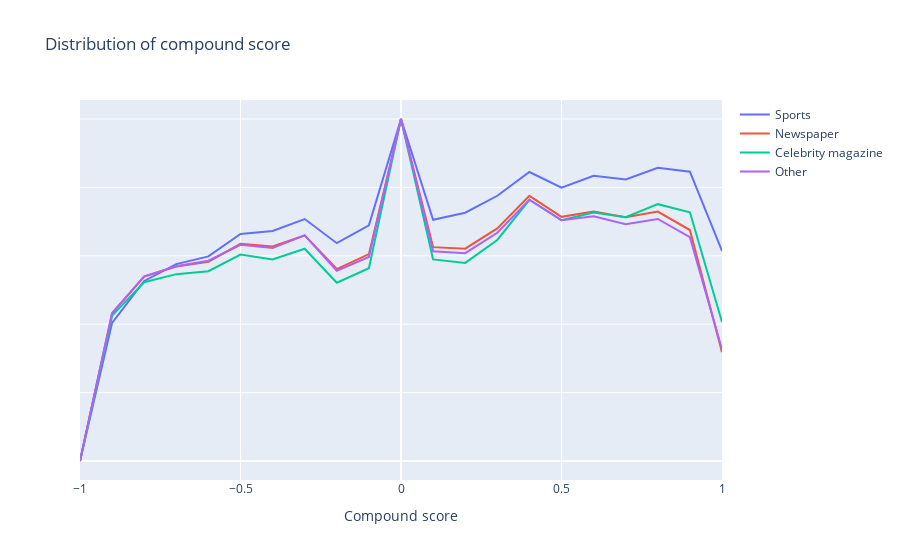

Notebook code cell kept with this figure:
### Code cell
fig = go.Figure()
text = []
for index, year in enumerate(categories):

    fig.update_layout(clickmode='event+select')
    

    
    fig.add_trace(go.Scatter(
                            x=array_dict_3[f'x_{year}'],
                            y=array_dict_3[f'y_{year}'] ,
                            #fill='tonexty',
                            name=f'{year}'))

# Modify the figure and the legend titles
fig.update_layout(
                title='Distribution of compound score',
                showlegend=True,
                xaxis=dict(title='Compound score'),
                yaxis=dict(showticklabels=False) # that way you hide the y axis ticks labels
                )

fig.show()
fig.write_html("images/polarity_distribution_categories_same_plot.html")

### Figure 1 — Plotly figure (JSON) as saved in the notebook; plotly's stock layout.template omitted (floating-point values rounded to 4 significant figures)
{"data": [{"name": "Sports", "type": "scatter", "x": [-1, -0.9, -0.8, -0.7, -0.6, -0.5, -0.4, -0.3, -0.2, -0.1, 0, 0.1, 0.2, 0.3, 0.4, 0.5, 0.6, 0.7, 0.8, 0.9, 1], "y": [0, 0.404, 0.5264, 0.5757, 0.5981, 0.6638, 0.6727, 0.7075, 0.6369, 0.6891, 1, 0.7052, 0.726, 0.7756, 0.845, 0.799, 0.8341, 0.8231, 0.8571, 0.8461, 0.6141]}, {"name": "Newspaper", "type": "scatter", "x": [-1, -0.9, -0.8, -0.7, -0.6, -0.5, -0.4, -0.3, -0.2, -0.1, 0, 0.1, 0.2, 0.3, 0.4, 0.5, 0.6, 0.7, 0.8, 0.9, 1], "y": [0, 0.4314, 0.5391, 0.5686, 0.5828, 0.635, 0.627, 0.6598, 0.5613, 0.6048, 1, 0.6253, 0.621, 0.6802, 0.7753, 0.7139, 0.7295, 0.7125, 0.7295, 0.6754, 0.3182]}, {"name": "Celebrity magazine", "type": "scatter", "x": [-1, -0.9, -0.8, -0.7, -0.6, -0.5, -0.4, -0.3, -0.2, -0.1, 0, 0.1, 0.2, 0.3, 0.4, 0.5, 0.6, 0.7, 0.8, 0.9, 1], "y": [0, 0.425, 0.5227, 0.5464, 0.5548, 0.6037, 0.5893, 0.6208, 0.5213, 0.5635, 1, 0.5894, 0.5792, 0.6463, 0.7639, 0.7038, 0.7262, 0.7128, 0.751, 0.7272, 0.4065]}, {"name": "Other", "type": "scatter", "x": [-1, -0.9, -0.8, -0.7, -0.6, -0.5, -0.4, -0.3, -0.2, -0.1, 0, 0.1, 0.2, 0.3, 0.4, 0.5, 0.6, 0.7, 0.8, 0.9, 1], "y": [0, 0.4327, 0.5399, 0.5693, 0.5857, 0.6323, 0.6231, 0.6597, 0.5562, 0.5965, 1, 0.6132, 0.6076, 0.6673, 0.7639, 0.7043, 0.7154, 0.6924, 0.7077, 0.6546, 0.3266]}], "layout": {"clickmode": "event+select", "showlegend": true, "title": {"text": "Distribution of compound score"}, "xaxis": {"title": {"text": "Compound score"}}, "yaxis": {"showticklabels": false}}}
